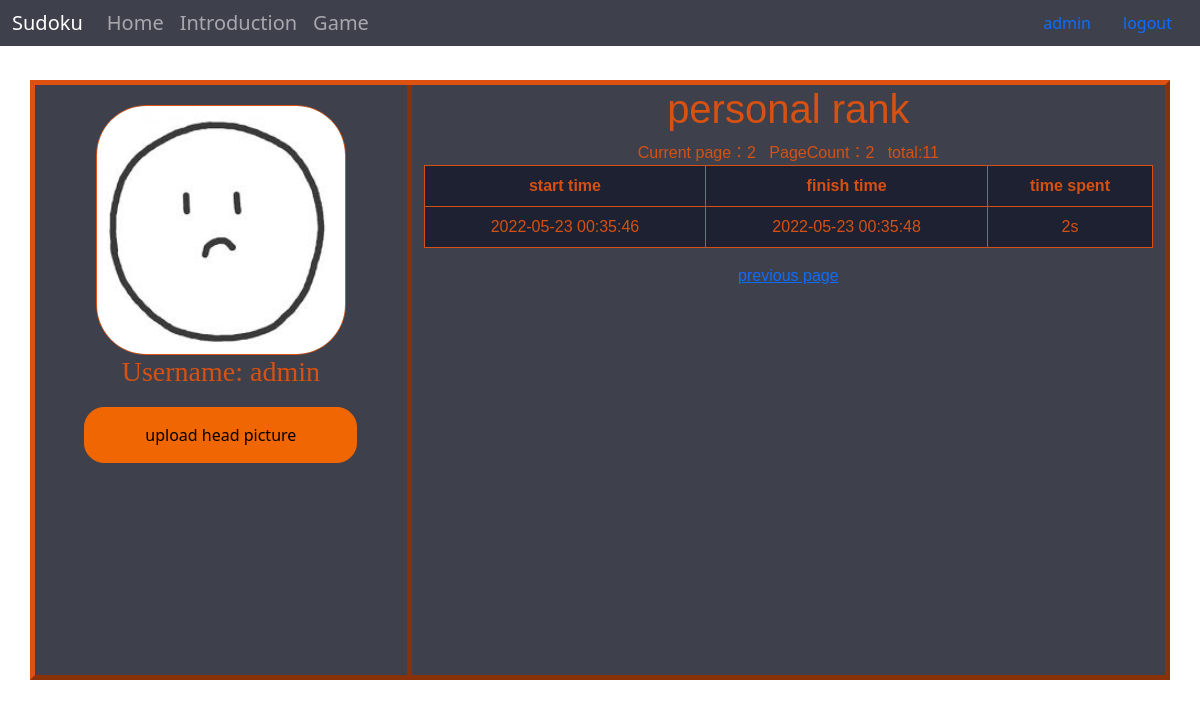
Screenshot of /personal?page=2 (signed in) with the database file from the repository.
### app/models.py (models this page shows, shortened)
class User(db.Model):
    __tablename__ = "user"
    id = db.Column(db.Integer, primary_key=True, autoincrement=True)
    username = db.Column(db.String(64), unique=True, nullable=False)
    password = db.Column(db.String(128), nullable=False)
    user_type = db.Column(db.Integer, nullable=False)
    head_pic_url = db.Column(db.String(256))

class GameResult(db.Model):
    __tablename__ = "result"
    id = db.Column(db.Integer, primary_key=True, autoincrement=True)
    playerId = db.Column(db.Integer, db.ForeignKey("user.id"))
    start_time = db.Column(db.String, nullable=False)
    finish_time = db.Column(db.String, nullable=False)
    time_spent = db.Column(db.Integer, nullable=False)
    player = db.relationship("User", backref="games")

### app/routes.py (the view)
@app.route('/personal', methods=['GET', 'POST'])
def personal():
    result_dict = dict()
    if g.user:
        user_id = g.user.id
        page = int(request.args.get('page', 1))
        per_page = int(request.args.get('per_page', 10))
        user_query_set = User.query.filter(User.id == user_id).first()
        rank_query_set = GameResult.query.filter(GameResult.playerId == user_id).paginate(page, per_page, error_out=False)
        result_dict['username'] = user_query_set.username
        result_dict['head_pic_url'] = user_query_set.head_pic_url
        result_dict['rank_list'] = list()
        for one_game in rank_query_set.items:
            one_rank_dict = dict()
            one_rank_dict['start_time'] = one_game.start_time
            one_rank_dict['finish_time'] = one_game.finish_time
            one_rank_dict['time_spent'] = one_game.time_spent
            result_dict['rank_list'].append(one_rank_dict)
        return render_template('personal.html', result_dict=result_dict, paginate=rank_query_set)
    else:
        return redirect(url_for('login'))

### app/__init__.py (called while the page is built)
@app.before_request
def before_request():
    username = session.get('username')
    if username:
        user_ogj = User.query.filter(User.username == username).first()
        setattr(g, 'user', user_ogj)
    else:
        setattr(g, 'user', None)

@app.context_processor
def context_processor():
    if hasattr(g, 'user'):
        return {'user': g.user}
    else:
        return {}

### app/templates/personal.html (shortened to what this page needs)
{% extends "base.html" %}
{% block content %}
<link href="static/css/personal.css" rel="stylesheet">
<div class="container">
    <div class="row">
        <div class="col-lg-4 head_pic" id="head_pic">
            <div>
                <img id="current_avatar" src="{{ result_dict.head_pic_url }}" alt="head picture">
            </div>
            <div class="user">
                <h3 id="name">Username: {{ result_dict["username"] }}</h3>
            </div>
            <div class="head_pic_upload">
                <button id="open_button" class="upload">upload head picture</button>
            </div>
        </div>
        <div class="col-lg-8 rank">
            <h1>personal rank</h1>
            Current page：{{ paginate.page }}&nbsp;&nbsp; PageCount：{{ paginate.pages }}&nbsp;&nbsp; total:{{ paginate.total }}<br>
            <table class="table table-bordered table-hover" id="rank_list">
                <tr>
                    <th>start time</th>
                    <th>finish time</th>
                    <th>time spent</th>
                </tr>
                {% for li in result_dict["rank_list"] %}
                    <tr>
                        <td>{{li["start_time"]}}</td>
                        <td>{{li["finish_time"]}}</td>
                        <td>{{ li["time_spent"] }}s</td>
                    </tr>
                {% endfor %}
            </table>
            {% if paginate.has_prev %}
                <a href="/personal?page={{ paginate.prev_num }}">previous page</a>
            {% endif %}
        </div>
    </div>
</div>
{% endblock %}

### app/templates/base.html (shortened to what this page needs)
<!Doctype html>
<html lang="en">
    <head>
        <link href="static/css/bootstrap.min.css" rel="stylesheet">
        <link href="static/css/style.css" rel="stylesheet">
    </head>
    <body>
    <div id="title">
        <nav class="navbar navbar-expand-md fixed-top navbar-dark">
          <div class="container-fluid">
            <a class="navbar-brand" href="/">Sudoku</a>
            <div class="collapse navbar-collapse" id="collapsibleNavbar">
              <ul class="navbar-nav me-auto">
                <li class="nav-item">
                  <a class="nav-link" href="/">Home</a>
                </li>
                <li class="nav-item">
                  <a class="nav-link" href="/introduction">Introduction</a>
                </li>
                <li class="nav-item">
                  <a class="nav-link" href="/game">Game</a>
                </li>
              </ul>
                <div class="d-flex">
                    {% if user %}
                        <a class="nav-link" href="{{ url_for('personal') }}">{{ user.username }}</a>
                        <a class="nav-link" id="logout" href="{{ url_for('logout') }}">logout</a>
                    {% else %}
                        <a class="nav-link" href="{{ url_for('login') }}">Login</a>
                        <a class="nav-link" href="{{ url_for('register') }}">Register</a>
                    {% endif %}
                </div>
            </div>
          </div>
        </nav>
      </div>
    <div style="padding-top:80px;">
                {% block content %}{% endblock %}
    </div>
    </body>
</html>

### app/static/css/style.css (style rules this page uses)
.navbar { padding: 0; display:flex; transition: all 0.5s; background: rgba(42, 44, 57, 0.9); }
.navbar-nav { margin: 0; padding: 0; display: flex; list-style: none; }
.navbar-nav a, .navbar-nav ul { display: flex; align-items: center; justify-content: space-between; font-size: 20px; color: black; }
body { background:url(../bg.png) no-repeat; margin: 0px; background-size: 100% 100%; background-attachment: fixed; }

### app/static/css/personal.css (style rules this page uses)
.row { background-color: rgba(42, 44, 57, 0.9); height: 600px; border:rgb(221, 82, 17) 5px outset; }
.head_pic { border-right: rgb(221, 82, 17) 5px outset;; }
#current_avatar { margin-left: auto; margin-right: auto; margin-top: 20px; border-radius: 50px; border:rgb(221, 82, 17) 1px solid; display: block; width: 250px; height: 250px; }
.user { color:rgba(221, 82, 17, 0.966); font-family: fantasy; text-align: center; }
.head_pic_upload { text-align: center; }
.head_pic_upload button { background-color:#ef6603; border-radius: 20px; padding:15px 60px; margin-top:10px; border:#ef6603 solid 1px; }
.rank { text-align: center; color:rgba(221, 82, 17, 0.966); font-family:sans-serif; height: 200px; }
#rank_list { background-color: rgb(30, 33, 49); border-collapse:collapse; color:rgba(221, 82, 17, 0.966); border:rgba(221, 82, 17, 0.966); padding-left: 30px; }

### rows the page displays
User: username "admin", head_pic_url (placeholder picture)
GameResult: start_time "2022-05-23 00:35:46", finish_time "2022-05-23 00:35:48", time_spent "2"

### other values shown
{{ paginate.page }} "2"
{{ paginate.pages }} "2"
{{ paginate.total }} "11"
